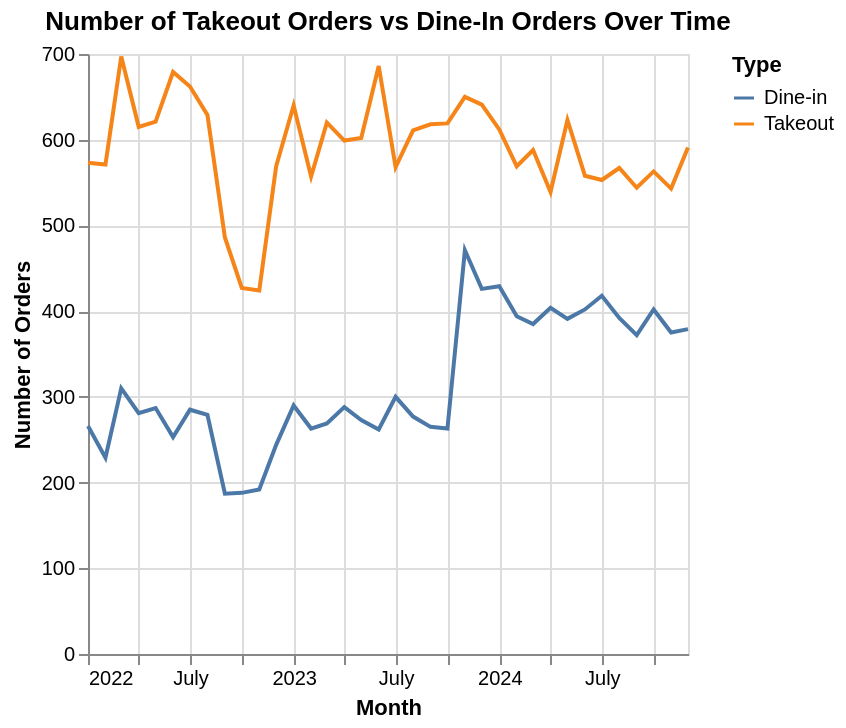

Notebook source saved alongside this figure:
### Code cell
merged["date"] = pd.to_datetime(merged["date"])

merged["year_month"] = merged["date"].dt.strftime('%B %Y')

orderTypes_monthly = merged[["transaction_type", "year_month"]].reset_index()

orderTypes_monthly = orderTypes_monthly.groupby(['transaction_type', 'year_month']).size().reset_index(name='number_orders')

orderTypes_monthly['year_month'] = pd.to_datetime(orderTypes_monthly['year_month'], format='%B %Y')

orderTypes_monthly = orderTypes_monthly.sort_values(by='year_month')

orderTypes_monthly_graph = alt.Chart(orderTypes_monthly).mark_line().encode(
    x = alt.X("year_month").title("Month"),
    y = alt.Y("number_orders").title("Number of Orders"),
    color = alt.Color("transaction_type").title("Type"),
).properties(
    title = alt.Title("Number of Takeout Orders vs Dine-In Orders Over Time")
)

orderTypes_monthly_graph

### Figure 1 — Vega specification as saved in the notebook (floating-point values rounded to 4 significant figures)
{"$schema": "https://vega.github.io/schema/vega/v6.json", "data": [{"name": "source_0", "values": [{"transaction_type": "Dine-in", "year_month": "2022-01-01T00:00:00.000", "number_orders": 266, "__index_level_0__": 12}, {"transaction_type": "Takeout", "year_month": "2022-01-01T00:00:00.000", "number_orders": 573, "__index_level_0__": 48}, {"transaction_type": "Dine-in", "year_month": "2022-02-01T00:00:00.000", "number_orders": 229, "__index_level_0__": 9}, {"transaction_type": "Takeout", "year_month": "2022-02-01T00:00:00.000", "number_orders": 571, "__index_level_0__": 45}, {"transaction_type": "Dine-in", "year_month": "2022-03-01T00:00:00.000", "number_orders": 310, "__index_level_0__": 21}, {"transaction_type": "Takeout", "year_month": "2022-03-01T00:00:00.000", "number_orders": 697, "__index_level_0__": 57}, {"transaction_type": "Takeout", "year_month": "2022-04-01T00:00:00.000", "number_orders": 615, "__index_level_0__": 36}, {"transaction_type": "Dine-in", "year_month": "2022-04-01T00:00:00.000", "number_orders": 281, "__index_level_0__": 0}, {"transaction_type": "Dine-in", "year_month": "2022-05-01T00:00:00.000", "number_orders": 287, "__index_level_0__": 24}, {"transaction_type": "Takeout", "year_month": "2022-05-01T00:00:00.000", "number_orders": 621, "__index_level_0__": 60}, {"transaction_type": "Takeout", "year_month": "2022-06-01T00:00:00.000", "number_orders": 679, "__index_level_0__": 54}, {"transaction_type": "Dine-in", "year_month": "2022-06-01T00:00:00.000", "number_orders": 253, "__index_level_0__": 18}, {"transaction_type": "Dine-in", "year_month": "2022-07-01T00:00:00.000", "number_orders": 285, "__index_level_0__": 15}, {"transaction_type": "Takeout", "year_month": "2022-07-01T00:00:00.000", "number_orders": 662, "__index_level_0__": 51}, {"transaction_type": "Dine-in", "year_month": "2022-08-01T00:00:00.000", "number_orders": 279, "__index_level_0__": 3}, {"transaction_type": "Takeout", "year_month": "2022-08-01T00:00:00.000", "number_orders": 629, "__index_level_0__": 39}, {"transaction_type": "Takeout", "year_month": "2022-09-01T00:00:00.000", "number_orders": 486, "__index_level_0__": 69}, {"transaction_type": "Dine-in", "year_month": "2022-09-01T00:00:00.000", "number_orders": 187, "__index_level_0__": 33}, {"transaction_type": "Takeout", "year_month": "2022-10-01T00:00:00.000", "number_orders": 427, "__index_level_0__": 66}, {"transaction_type": "Dine-in", "year_month": "2022-10-01T00:00:00.000", "number_orders": 188, "__index_level_0__": 30}, {"transaction_type": "Dine-in", "year_month": "2022-11-01T00:00:00.000", "number_orders": 192, "__index_level_0__": 27}, {"transaction_type": "Takeout", "year_month": "2022-11-01T00:00:00.000", "number_orders": 424, "__index_level_0__": 63}, {"transaction_type": "Takeout", "year_month": "2022-12-01T00:00:00.000", "number_orders": 569, "__index_level_0__": 42}, {"transaction_type": "Dine-in", "year_month": "2022-12-01T00:00:00.000", "number_orders": 244, "__index_level_0__": 6}, {"transaction_type": "Takeout", "year_month": "2023-01-01T00:00:00.000", "number_orders": 640, "__index_level_0__": 49}, {"transaction_type": "Dine-in", "year_month": "2023-01-01T00:00:00.000", "number_orders": 290, "__index_level_0__": 13}, {"transaction_type": "Takeout", "year_month": "2023-02-01T00:00:00.000", "number_orders": 557, "__index_level_0__": 46}, {"transaction_type": "Dine-in", "year_month": "2023-02-01T00:00:00.000", "number_orders": 263, "__index_level_0__": 10}, {"transaction_type": "Takeout", "year_month": "2023-03-01T00:00:00.000", "number_orders": 620, "__index_level_0__": 58}, {"transaction_type": "Dine-in", "year_month": "2023-03-01T00:00:00.000", "number_orders": 269, "__index_level_0__": 22}, {"transaction_type": "Dine-in", "year_month": "2023-04-01T00:00:00.000", "number_orders": 288, "__index_level_0__": 1}, {"transaction_type": "Takeout", "year_month": "2023-04-01T00:00:00.000", "number_orders": 599, "__index_level_0__": 37}, {"transaction_type": "Takeout", "year_month": "2023-05-01T00:00:00.000", "number_orders": 602, "__index_level_0__": 61}, {"transaction_type": "Dine-in", "year_month": "2023-05-01T00:00:00.000", "number_orders": 273, "__index_level_0__": 25}, {"transaction_type": "Takeout", "year_month": "2023-06-01T00:00:00.000", "number_orders": 686, "__index_level_0__": 55}, {"transaction_type": "Dine-in", "year_month": "2023-06-01T00:00:00.000", "number_orders": 262, "__index_level_0__": 19}, {"transaction_type": "Dine-in", "year_month": "2023-07-01T00:00:00.000", "number_orders": 300, "__index_level_0__": 16}, {"transaction_type": "Takeout", "year_month": "2023-07-01T00:00:00.000", "number_orders": 568, "__index_level_0__": 52}, {"transaction_type": "Dine-in", "year_month": "2023-08-01T00:00:00.000", "number_orders": 277, "__index_level_0__": 4}, {"transaction_type": "Takeout", "year_month": "2023-08-01T00:00:00.000", "number_orders": 611, "__index_level_0__": 40}, {"transaction_type": "Dine-in", "year_month": "2023-09-01T00:00:00.000", "number_orders": 265, "__index_level_0__": 34}, {"transaction_type": "Takeout", "year_month": "2023-09-01T00:00:00.000", "number_orders": 618, "__index_level_0__": 70}, {"transaction_type": "Takeout", "year_month": "2023-10-01T00:00:00.000", "number_orders": 619, "__index_level_0__": 67}, {"transaction_type": "Dine-in", "year_month": "2023-10-01T00:00:00.000", "number_orders": 263, "__index_level_0__": 31}, {"transaction_type": "Takeout", "year_month": "2023-11-01T00:00:00.000", "number_orders": 650, "__index_level_0__": 64}, {"transaction_type": "Dine-in", "year_month": "2023-11-01T00:00:00.000", "number_orders": 471, "__index_level_0__": 28}, {"transaction_type": "Dine-in", "year_month": "2023-12-01T00:00:00.000", "number_orders": 426, "__index_level_0__": 7}, {"transaction_type": "Takeout", "year_month": "2023-12-01T00:00:00.000", "number_orders": 641, "__index_level_0__": 43}, {"transaction_type": "Dine-in", "year_month": "2024-01-01T00:00:00.000", "number_orders": 429, "__index_level_0__": 14}, {"transaction_type": "Takeout", "year_month": "2024-01-01T00:00:00.000", "number_orders": 612, "__index_level_0__": 50}, {"transaction_type": "Takeout", "year_month": "2024-02-01T00:00:00.000", "number_orders": 569, "__index_level_0__": 47}, {"transaction_type": "Dine-in", "year_month": "2024-02-01T00:00:00.000", "number_orders": 394, "__index_level_0__": 11}, {"transaction_type": "Takeout", "year_month": "2024-03-01T00:00:00.000", "number_orders": 588, "__index_level_0__": 59}, {"transaction_type": "Dine-in", "year_month": "2024-03-01T00:00:00.000", "number_orders": 385, "__index_level_0__": 23}, {"transaction_type": "Takeout", "year_month": "2024-04-01T00:00:00.000", "number_orders": 539, "__index_level_0__": 38}, {"transaction_type": "Dine-in", "year_month": "2024-04-01T00:00:00.000", "number_orders": 404, "__index_level_0__": 2}, {"transaction_type": "Takeout", "year_month": "2024-05-01T00:00:00.000", "number_orders": 623, "__index_level_0__": 62}, {"transaction_type": "Dine-in", "year_month": "2024-05-01T00:00:00.000", "number_orders": 391, "__index_level_0__": 26}, {"transaction_type": "Dine-in", "year_month": "2024-06-01T00:00:00.000", "number_orders": 402, "__index_level_0__": 20}, {"transaction_type": "Takeout", "year_month": "2024-06-01T00:00:00.000", "number_orders": 558, "__index_level_0__": 56}, {"transaction_type": "Dine-in", "year_month": "2024-07-01T00:00:00.000", "number_orders": 418, "__index_level_0__": 17}, {"transaction_type": "Takeout", "year_month": "2024-07-01T00:00:00.000", "number_orders": 553, "__index_level_0__": 53}, {"transaction_type": "Dine-in", "year_month": "2024-08-01T00:00:00.000", "number_orders": 392, "__index_level_0__": 5}, {"transaction_type": "Takeout", "year_month": "2024-08-01T00:00:00.000", "number_orders": 567, "__index_level_0__": 41}, {"transaction_type": "Dine-in", "year_month": "2024-09-01T00:00:00.000", "number_orders": 372, "__index_level_0__": 35}, {"transaction_type": "Takeout", "year_month": "2024-09-01T00:00:00.000", "number_orders": 544, "__index_level_0__": 71}, {"transaction_type": "Dine-in", "year_month": "2024-10-01T00:00:00.000", "number_orders": 402, "__index_level_0__": 32}, {"transaction_type": "Takeout", "year_month": "2024-10-01T00:00:00.000", "number_orders": 563, "__index_level_0__": 68}, {"transaction_type": "Takeout", "year_month": "2024-11-01T00:00:00.000", "number_orders": 543, "__index_level_0__": 65}, {"transaction_type": "Dine-in", "year_month": "2024-11-01T00:00:00.000", "number_orders": 375, "__index_level_0__": 29}, {"transaction_type": "Dine-in", "year_month": "2024-12-01T00:00:00.000", "number_orders": 379, "__index_level_0__": 8}, {"transaction_type": "Takeout", "year_month": "2024-12-01T00:00:00.000", "number_orders": 591, "__index_level_0__": 44}], "transform": [{"type": "formula", "expr": "toDate(datum['year_month'])", "as": "year_month"}]}, {"name": "source_0_y_domain_number_orders", "values": [{"min": 187, "max": 697}]}, {"name": "source_0_color_domain_transaction_type", "values": [{"transaction_type": "Dine-in"}, {"transaction_type": "Takeout"}]}], "marks": [{"type": "group", "name": "pathgroup", "from": {"facet": {"data": "source_0", "name": "faceted_path_main", "groupby": ["transaction_type"]}}, "encode": {"update": {"width": {"field": {"signal": null, "datum": null, "group": "width", "parent": null}}, "height": {"field": {"signal": null, "datum": null, "group": "height", "parent": null}}}}, "marks": [{"type": "line", "name": "marks", "from": {"data": "faceted_path_main"}, "sort": {"field": "x"}, "encode": {"update": {"y": {"field": "number_orders", "scale": "y"}, "defined": {"signal": "isValid(datum[\"year_month\"]) && isFinite(+datum[\"year_month\"]) && isValid(datum[\"number_orders\"]) && isFinite(+datum[\"number_orders\"])"}, "stroke": {"field": "transaction_type", "scale": "color"}, "x": {"field": "year_month", "scale": "x"}}}, "style": ["line"]}]}], "scales": [{"name": "x", "type": "time", "domain": {"data": "source_0", "field": "year_month"}, "range": [0, {"signal": "width"}]}, {"name": "y", "type": "linear", "domain": [{"signal": "(data(\"source_0_y_domain_number_orders\")[0] || {}).min"}, {"signal": "(data(\"source_0_y_domain_number_orders\")[0] || {}).max"}], "range": [{"signal": "height"}, 0], "zero": true, "nice": true}, {"name": "color", "type": "ordinal", "domain": {"data": "source_0_color_domain_transaction_type", "field": "transaction_type", "sort": true}, "range": "category"}], "axes": [{"scale": "x", "ticks": false, "zindex": 0, "tickCount": {"signal": "ceil(width/40)"}, "gridScale": "y", "grid": true, "maxExtent": 0, "domain": false, "aria": false, "labels": false, "orient": "bottom", "minExtent": 0}, {"scale": "y", "gridScale": "x", "orient": "left", "minExtent": 0, "aria": false, "grid": true, "tickCount": {"signal": "ceil(height/40)"}, "domain": false, "labels": false, "maxExtent": 0, "ticks": false, "zindex": 0}, {"scale": "x", "grid": false, "orient": "bottom", "labelFlush": true, "labelOverlap": true, "tickCount": {"signal": "ceil(width/40)"}, "zindex": 0, "title": "Month"}, {"scale": "y", "tickCount": {"signal": "ceil(height/40)"}, "zindex": 0, "labelOverlap": true, "orient": "left", "title": "Number of Orders", "grid": false}], "title": {"text": "Number of Takeout Orders vs Dine-In Orders Over Time", "frame": "group"}, "background": "white", "padding": 5, "width": 300, "legends": [{"title": "Type", "stroke": "color", "symbolType": "stroke"}], "height": 300, "style": "cell"}
